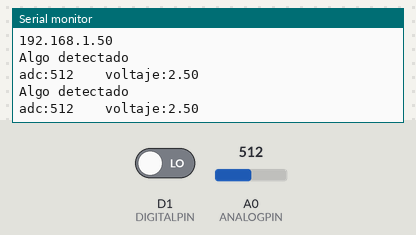
A sketch run on a simulated ESP8266 (NodeMCU). Parts: the last lines printed to the serial monitor. The test bench sets the inputs (shaded band); at power-on: D1 (DIGITALPIN) LOW, A0 (ANALOGPIN) = 512. WiFi joins after 1.5 s; servers stay silent unless stated.

Above: at 16.1 s.
16.2 s: D1 (DIGITALPIN) driven HIGH
27.6 s: A0 (ANALOGPIN) set to 716
At 37.1 s:
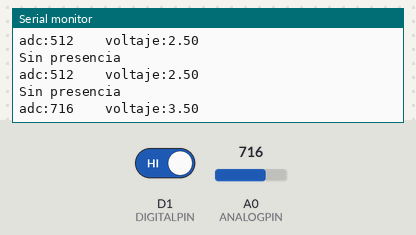
39.0 s: A0 (ANALOGPIN) set to 900
At 47.4 s:
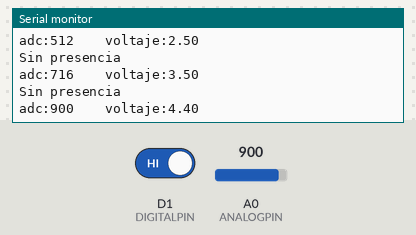
Timing chart, 0 to 48.9 s (numbered marks = the images above; inputs shaded):
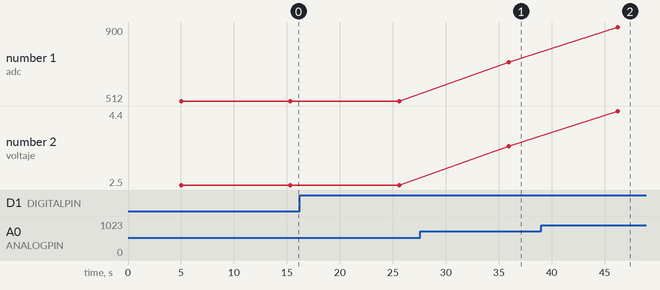

The sketch:

mq135.ino
```cpp
#define ANALOGPIN A0
#define DIGITALPIN D1
#include "ThingSpeak.h"
#include "secrets.h"
#include "ESP8266WiFi.h"

char ssid[] = SECRET_SSID;   // your network SSID (name)
char pass[] = SECRET_PASS;   // your network password
WiFiClient  client;
unsigned long myChannelNumber = SECRET_CH_ID;
const char * myWriteAPIKey = SECRET_WRITE_APIKEY;


void setup() {
  Serial.begin(9600);
  WiFi.mode(WIFI_STA);
  ThingSpeak.begin(client);  // Initialize ThingSpeak
  pinMode(DIGITALPIN, INPUT);
}

void loop() {

    // Connect or reconnect to WiFi
  if(WiFi.status() != WL_CONNECTED){
    Serial.println("\nMAC Address: "+ WiFi.macAddress());
    Serial.print("Intentando conectar al SSID: ");
    Serial.println(SECRET_SSID);
    while(WiFi.status() != WL_CONNECTED){
      WiFi.begin(ssid, pass);  // Connect to WPA/WPA2 network. Change this line if using open or WEP network
      Serial.print(".");
      delay(5000);
    }
    Serial.println("");
    Serial.println("IP address: ");
    Serial.println(WiFi.localIP());
  }
  int adc_MQ = analogRead(A0); //Lemos la salida analógica del MQ
  float voltaje = adc_MQ * (5.0 / 1023.0); //Convertimos la lectura en un valor de voltaje
  boolean mq_estado = digitalRead(DIGITALPIN);//Leemos el sensor
  if(mq_estado) //si la salida del sensor es 1
  {
    Serial.println("Sin presencia");
  }
  else //si la salida del sensor es 0
  {
    Serial.println("Algo detectado");
  }
  Serial.print("adc:");
  Serial.print(adc_MQ);
  Serial.print("    voltaje:");
  Serial.println(voltaje);

  ThingSpeak.setField(1, adc_MQ);
  ThingSpeak.setField(2, voltaje);
  ThingSpeak.writeFields(myChannelNumber, myWriteAPIKey);
  delay(10000);
}
```

secrets.h
```cpp
// Use this file to store all of the private credentials
// and connection details

//#define SECRET_SSID "Speedy-C85DE8"		// replace MySSID with your WiFi network name
//#define SECRET_PASS "7537657623"	// replace MyPassword with your WiFi password

//#define SECRET_SSID "CAMPUS"    // replace MySSID with your WiFi network name
//#define SECRET_PASS "CAMPUSUARG"  // replace MyPassword with your WiFi password

#define SECRET_SSID "TATOOINE_AP_2G"
#define SECRET_PASS "Luna2312"

//MAPHI
#define SECRET_CH_ID 735377			// replace 0000000 with your channel number
#define SECRET_WRITE_APIKEY "W529DGZ3IN2M67BV"   // replace XYZ with your channel write API Key

//ESTEBAN
#define SECRET_CH_ID 723752      // replace 0000000 with your channel number
#define SECRET_WRITE_APIKEY "PH3DVITX5FAGCJPQ"   // replace XYZ with your channel write API Key
```

Measured:
- after the input at 27.6 s, the serial monitor: prints a new line after 8.3 s (image 1)
- after the input at 39.0 s, the serial monitor: prints a new line after 7.2 s (image 2)
- plotted number 1: 512 → 716 after the input at 27.6 s, 716 → 900 after the input at 39.0 s
- plotted number 2: 2.5 → 3.5 after the input at 27.6 s, 3.5 → 4.4 after the input at 39.0 s
